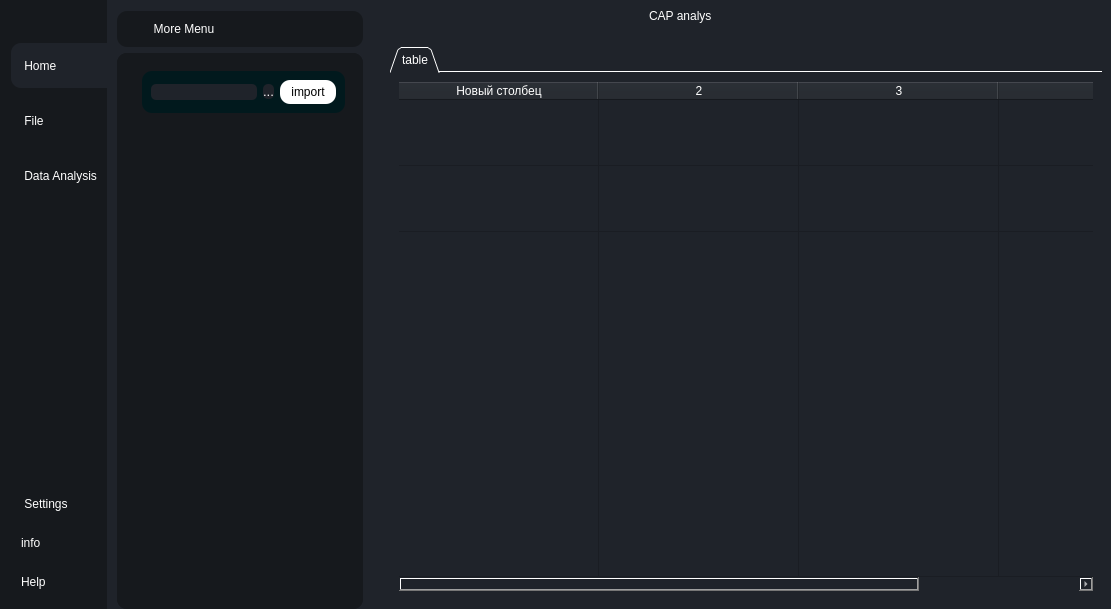
<?xml version="1.0" encoding="UTF-8"?>
<ui version="4.0">
 <class>MainWindow</class>
 <widget class="QMainWindow" name="MainWindow">
  <property name="geometry">
   <rect>
    <x>0</x>
    <y>0</y>
    <width>1111</width>
    <height>609</height>
   </rect>
  </property>
  <property name="windowTitle">
   <string>MainWindow</string>
  </property>
  <property name="styleSheet">
   <string notr="true">*{
	border:none;
	background-color:transparent;
	background:transparent;

	padding:0;
	margin:0;
	color:#fff;
}
#centralwidget{
	background-color: rgb(31, 35, 42);
}

#left_sub_menu_container{
	background-color: rgb(22, 25, 29);
}
#left_sub_menu_container QPushButton{
	text-align:left;
	padding:2px 10px;
	border-top-left-radius:10px;
	border-bottom-left-radius:10px;
}
#frame_5{
	background-color: rgb(22, 25, 29);
	border-radius:10px
}
</string>
  </property>
  <widget class="QWidget" name="centralwidget">
   <layout class="QHBoxLayout" name="e">
    <property name="spacing">
     <number>10</number>
    </property>
    <property name="leftMargin">
     <number>0</number>
    </property>
    <property name="topMargin">
     <number>0</number>
    </property>
    <property name="rightMargin">
     <number>0</number>
    </property>
    <property name="bottomMargin">
     <number>0</number>
    </property>
    <item>
     <widget class="QWidget" name="left_menu_container" native="true">
      <property name="layoutDirection">
       <enum>Qt::LeftToRight</enum>
      </property>
      <layout class="QVBoxLayout" name="verticalLayout">
       <property name="spacing">
        <number>0</number>
       </property>
       <property name="leftMargin">
        <number>0</number>
       </property>
       <property name="topMargin">
        <number>0</number>
       </property>
       <property name="rightMargin">
        <number>0</number>
       </property>
       <property name="bottomMargin">
        <number>0</number>
       </property>
       <item>
        <widget class="QWidget" name="left_sub_menu_container" native="true">
         <layout class="QVBoxLayout" name="verticalLayout_2">
          <property name="spacing">
           <number>0</number>
          </property>
          <property name="leftMargin">
           <number>11</number>
          </property>
          <property name="topMargin">
           <number>0</number>
          </property>
          <property name="rightMargin">
           <number>0</number>
          </property>
          <property name="bottomMargin">
           <number>0</number>
          </property>
          <item>
           <widget class="QFrame" name="frame_open">
            <property name="frameShape">
             <enum>QFrame::StyledPanel</enum>
            </property>
            <property name="frameShadow">
             <enum>QFrame::Raised</enum>
            </property>
            <layout class="QVBoxLayout" name="verticalLayout_3">
             <property name="spacing">
              <number>0</number>
             </property>
             <property name="leftMargin">
              <number>0</number>
             </property>
             <property name="topMargin">
              <number>5</number>
             </property>
             <item>
              <widget class="QPushButton" name="butt_open_menu">
               <property name="font">
                <font>
                 <family>Microsoft Sans Serif</family>
                 <weight>75</weight>
                 <bold>true</bold>
                </font>
               </property>
               <property name="text">
                <string/>
               </property>
               <property name="icon">
                <iconset resource="resourses.qrc">
                 <normaloff>:/icons/icons/align-justify.svg</normaloff>:/icons/icons/align-justify.svg</iconset>
               </property>
               <property name="iconSize">
                <size>
                 <width>28</width>
                 <height>28</height>
                </size>
               </property>
              </widget>
             </item>
            </layout>
           </widget>
          </item>
          <item>
           <widget class="QFrame" name="frame_home">
            <property name="minimumSize">
             <size>
              <width>0</width>
              <height>0</height>
             </size>
            </property>
            <property name="font">
             <font>
              <pointsize>6</pointsize>
             </font>
            </property>
            <property name="frameShape">
             <enum>QFrame::StyledPanel</enum>
            </property>
            <property name="frameShadow">
             <enum>QFrame::Raised</enum>
            </property>
            <property name="lineWidth">
             <number>2</number>
            </property>
            <layout class="QVBoxLayout" name="verticalLayout_5" stretch="0,0,0">
             <property name="spacing">
              <number>10</number>
             </property>
             <property name="sizeConstraint">
              <enum>QLayout::SetDefaultConstraint</enum>
             </property>
             <property name="leftMargin">
              <number>0</number>
             </property>
             <property name="topMargin">
              <number>11</number>
             </property>
             <property name="rightMargin">
              <number>0</number>
             </property>
             <property name="bottomMargin">
              <number>0</number>
             </property>
             <item>
              <widget class="QPushButton" name="butt_home">
               <property name="sizePolicy">
                <sizepolicy hsizetype="Minimum" vsizetype="Fixed">
                 <horstretch>0</horstretch>
                 <verstretch>40</verstretch>
                </sizepolicy>
               </property>
               <property name="minimumSize">
                <size>
                 <width>0</width>
                 <height>45</height>
                </size>
               </property>
               <property name="maximumSize">
                <size>
                 <width>16777215</width>
                 <height>16777215</height>
                </size>
               </property>
               <property name="styleSheet">
                <string notr="true">background-color: rgb(31, 35, 42);</string>
               </property>
               <property name="text">
                <string> Home</string>
               </property>
               <property name="icon">
                <iconset resource="resourses.qrc">
                 <normaloff>:/icons/icons/home.svg</normaloff>:/icons/icons/home.svg</iconset>
               </property>
               <property name="iconSize">
                <size>
                 <width>25</width>
                 <height>25</height>
                </size>
               </property>
              </widget>
             </item>
             <item>
              <widget class="QPushButton" name="butt_file">
               <property name="minimumSize">
                <size>
                 <width>0</width>
                 <height>45</height>
                </size>
               </property>
               <property name="text">
                <string> File</string>
               </property>
               <property name="icon">
                <iconset resource="resourses.qrc">
                 <normaloff>:/icons/icons/download.svg</normaloff>:/icons/icons/download.svg</iconset>
               </property>
               <property name="iconSize">
                <size>
                 <width>25</width>
                 <height>25</height>
                </size>
               </property>
              </widget>
             </item>
             <item>
              <widget class="QPushButton" name="butt_analyse">
               <property name="minimumSize">
                <size>
                 <width>0</width>
                 <height>45</height>
                </size>
               </property>
               <property name="text">
                <string> Data Analysis</string>
               </property>
               <property name="icon">
                <iconset resource="resourses.qrc">
                 <normaloff>:/icons/icons/menu.svg</normaloff>:/icons/icons/menu.svg</iconset>
               </property>
               <property name="iconSize">
                <size>
                 <width>25</width>
                 <height>25</height>
                </size>
               </property>
              </widget>
             </item>
            </layout>
           </widget>
          </item>
          <item>
           <spacer name="verticalSpacer">
            <property name="orientation">
             <enum>Qt::Vertical</enum>
            </property>
            <property name="sizeHint" stdset="0">
             <size>
              <width>20</width>
              <height>40</height>
             </size>
            </property>
           </spacer>
          </item>
          <item>
           <widget class="QFrame" name="frame_help">
            <property name="frameShape">
             <enum>QFrame::StyledPanel</enum>
            </property>
            <property name="frameShadow">
             <enum>QFrame::Raised</enum>
            </property>
            <layout class="QVBoxLayout" name="verticalLayout_4">
             <property name="spacing">
              <number>4</number>
             </property>
             <property name="leftMargin">
              <number>0</number>
             </property>
             <property name="topMargin">
              <number>10</number>
             </property>
             <property name="rightMargin">
              <number>0</number>
             </property>
             <property name="bottomMargin">
              <number>10</number>
             </property>
             <item>
              <widget class="QPushButton" name="butt_setting">
               <property name="minimumSize">
                <size>
                 <width>0</width>
                 <height>35</height>
                </size>
               </property>
               <property name="text">
                <string> Settings</string>
               </property>
               <property name="icon">
                <iconset resource="resourses.qrc">
                 <normaloff>:/icons/icons/settings.svg</normaloff>:/icons/icons/settings.svg</iconset>
               </property>
               <property name="iconSize">
                <size>
                 <width>25</width>
                 <height>25</height>
                </size>
               </property>
              </widget>
             </item>
             <item>
              <widget class="QPushButton" name="butt_info">
               <property name="minimumSize">
                <size>
                 <width>0</width>
                 <height>35</height>
                </size>
               </property>
               <property name="text">
                <string>info</string>
               </property>
               <property name="icon">
                <iconset resource="resourses.qrc">
                 <normaloff>:/icons/icons/info.svg</normaloff>:/icons/icons/info.svg</iconset>
               </property>
               <property name="iconSize">
                <size>
                 <width>25</width>
                 <height>25</height>
                </size>
               </property>
              </widget>
             </item>
             <item>
              <widget class="QPushButton" name="butt_help">
               <property name="minimumSize">
                <size>
                 <width>0</width>
                 <height>35</height>
                </size>
               </property>
               <property name="text">
                <string>Help</string>
               </property>
               <property name="icon">
                <iconset resource="resourses.qrc">
                 <normaloff>:/icons/icons/help-circle.svg</normaloff>:/icons/icons/help-circle.svg</iconset>
               </property>
               <property name="iconSize">
                <size>
                 <width>25</width>
                 <height>25</height>
                </size>
               </property>
              </widget>
             </item>
            </layout>
           </widget>
          </item>
         </layout>
        </widget>
       </item>
      </layout>
     </widget>
    </item>
    <item alignment="Qt::AlignLeft">
     <widget class="QWidget" name="widget" native="true">
      <property name="minimumSize">
       <size>
        <width>200</width>
        <height>0</height>
       </size>
      </property>
      <layout class="QVBoxLayout" name="verticalLayout_6">
       <property name="spacing">
        <number>6</number>
       </property>
       <property name="leftMargin">
        <number>0</number>
       </property>
       <property name="topMargin">
        <number>11</number>
       </property>
       <property name="rightMargin">
        <number>8</number>
       </property>
       <property name="bottomMargin">
        <number>0</number>
       </property>
       <item alignment="Qt::AlignTop">
        <widget class="QFrame" name="frame_5">
         <property name="minimumSize">
          <size>
           <width>0</width>
           <height>0</height>
          </size>
         </property>
         <property name="maximumSize">
          <size>
           <width>16777215</width>
           <height>16777215</height>
          </size>
         </property>
         <property name="frameShape">
          <enum>QFrame::StyledPanel</enum>
         </property>
         <property name="frameShadow">
          <enum>QFrame::Raised</enum>
         </property>
         <layout class="QHBoxLayout" name="horizontalLayout">
          <property name="spacing">
           <number>0</number>
          </property>
          <property name="leftMargin">
           <number>11</number>
          </property>
          <property name="topMargin">
           <number>11</number>
          </property>
          <property name="rightMargin">
           <number>11</number>
          </property>
          <property name="bottomMargin">
           <number>11</number>
          </property>
          <item>
           <widget class="QLabel" name="label">
            <property name="text">
             <string>More Menu</string>
            </property>
            <property name="alignment">
             <set>Qt::AlignCenter</set>
            </property>
           </widget>
          </item>
          <item alignment="Qt::AlignRight">
           <widget class="QPushButton" name="pushButton_9">
            <property name="text">
             <string/>
            </property>
            <property name="icon">
             <iconset resource="resourses.qrc">
              <normaloff>:/icons/icons/x-circle.svg</normaloff>:/icons/icons/x-circle.svg</iconset>
            </property>
            <property name="iconSize">
             <size>
              <width>25</width>
              <height>25</height>
             </size>
            </property>
           </widget>
          </item>
         </layout>
        </widget>
       </item>
       <item>
        <widget class="QStackedWidget" name="stackedWidget">
         <property name="styleSheet">
          <string notr="true">*{
	background-color:rgb(22, 25, 29);
	border-radius:10px
}
</string>
         </property>
         <property name="currentIndex">
          <number>0</number>
         </property>
         <widget class="QWidget" name="page_file">
          <layout class="QVBoxLayout" name="verticalLayout_8">
           <item>
            <widget class="QWidget" name="widget_4" native="true">
             <layout class="QHBoxLayout" name="horizontalLayout_2">
              <property name="spacing">
               <number>7</number>
              </property>
              <property name="leftMargin">
               <number>16</number>
              </property>
              <item alignment="Qt::AlignTop">
               <widget class="QFrame" name="file_path">
                <property name="styleSheet">
                 <string notr="true">#file_path{
	background-color: rgb(1, 25, 29);
	border-radius:10px
}
#lineEdit{
	background-color: rgb(31, 35, 42);
	border-radius:5px
}
#butt_more{
	background-color: rgb(31, 35, 42);
	border-radius:5px
}</string>
                </property>
                <property name="frameShape">
                 <enum>QFrame::StyledPanel</enum>
                </property>
                <property name="frameShadow">
                 <enum>QFrame::Raised</enum>
                </property>
                <layout class="QHBoxLayout" name="horizontalLayout_9">
                 <item>
                  <widget class="QLineEdit" name="lineEdit">
                   <property name="styleSheet">
                    <string notr="true"/>
                   </property>
                   <property name="text">
                    <string/>
                   </property>
                  </widget>
                 </item>
                 <item>
                  <widget class="QPushButton" name="butt_more">
                   <property name="sizePolicy">
                    <sizepolicy hsizetype="Preferred" vsizetype="Fixed">
                     <horstretch>24</horstretch>
                     <verstretch>10</verstretch>
                    </sizepolicy>
                   </property>
                   <property name="font">
                    <font>
                     <family>MS Shell Dlg 2</family>
                     <pointsize>10</pointsize>
                    </font>
                   </property>
                   <property name="text">
                    <string>...</string>
                   </property>
                  </widget>
                 </item>
                 <item>
                  <widget class="QPushButton" name="butt_go">
                   <property name="minimumSize">
                    <size>
                     <width>56</width>
                     <height>24</height>
                    </size>
                   </property>
                   <property name="styleSheet">
                    <string notr="true">background-color: rgb(255, 255, 255);
color:#000;</string>
                   </property>
                   <property name="text">
                    <string>import</string>
                   </property>
                  </widget>
                 </item>
                </layout>
               </widget>
              </item>
             </layout>
            </widget>
           </item>
          </layout>
         </widget>
         <widget class="QWidget" name="page_analys">
          <layout class="QVBoxLayout" name="verticalLayout_9" stretch="0,0,0,0,0,0,0,0">
           <property name="spacing">
            <number>36</number>
           </property>
           <property name="sizeConstraint">
            <enum>QLayout::SetMaximumSize</enum>
           </property>
           <item>
            <widget class="QCheckBox" name="checkBox_5">
             <property name="text">
              <string>popular sets</string>
             </property>
            </widget>
           </item>
           <item>
            <widget class="QCheckBox" name="checkBox_4">
             <property name="text">
              <string>rules</string>
             </property>
            </widget>
           </item>
           <item>
            <widget class="QCheckBox" name="checkBox_2">
             <property name="text">
              <string>tree-rules</string>
             </property>
            </widget>
           </item>
           <item>
            <widget class="QCheckBox" name="checkBox_3">
             <property name="text">
              <string>what if</string>
             </property>
            </widget>
           </item>
           <item>
            <widget class="QWidget" name="widget_5" native="true">
             <property name="styleSheet">
              <string notr="true">border:100;
border-color: rgb(255, 255, 255);</string>
             </property>
             <layout class="QVBoxLayout" name="verticalLayout_11">
              <item>
               <widget class="QLabel" name="label_3">
                <property name="text">
                 <string>support</string>
                </property>
               </widget>
              </item>
              <item>
               <widget class="QSpinBox" name="spinBox_2"/>
              </item>
              <item>
               <widget class="QSpinBox" name="spinBox_4">
                <property name="maximum">
                 <number>100</number>
                </property>
               </widget>
              </item>
             </layout>
            </widget>
           </item>
           <item>
            <widget class="QWidget" name="widget" native="true">
             <layout class="QVBoxLayout" name="verticalLayout_10">
              <property name="leftMargin">
               <number>11</number>
              </property>
              <property name="topMargin">
               <number>11</number>
              </property>
              <item>
               <widget class="QLabel" name="label_7">
                <property name="text">
                 <string>reliability</string>
                </property>
               </widget>
              </item>
              <item>
               <widget class="QSpinBox" name="spinBox"/>
              </item>
              <item>
               <widget class="QSpinBox" name="spinBox_3">
                <property name="maximum">
                 <number>100</number>
                </property>
               </widget>
              </item>
             </layout>
            </widget>
           </item>
           <item>
            <spacer name="verticalSpacer_2">
             <property name="orientation">
              <enum>Qt::Vertical</enum>
             </property>
             <property name="sizeHint" stdset="0">
              <size>
               <width>20</width>
               <height>40</height>
              </size>
             </property>
            </spacer>
           </item>
           <item alignment="Qt::AlignRight">
            <widget class="QPushButton" name="pushButton">
             <property name="minimumSize">
              <size>
               <width>0</width>
               <height>23</height>
              </size>
             </property>
             <property name="styleSheet">
              <string notr="true">background-color: rgb(255, 255, 255);
color:#000;</string>
             </property>
             <property name="text">
              <string>       ok       </string>
             </property>
            </widget>
           </item>
          </layout>
         </widget>
         <widget class="QWidget" name="page_info">
          <layout class="QHBoxLayout" name="horizontalLayout_4">
           <item>
            <widget class="QLabel" name="label_4">
             <property name="text">
              <string>позже</string>
             </property>
             <property name="alignment">
              <set>Qt::AlignCenter</set>
             </property>
            </widget>
           </item>
          </layout>
         </widget>
         <widget class="QWidget" name="page_settings">
          <layout class="QHBoxLayout" name="horizontalLayout_5">
           <item>
            <widget class="QLabel" name="label_5">
             <property name="layoutDirection">
              <enum>Qt::LeftToRight</enum>
             </property>
             <property name="text">
              <string>позже</string>
             </property>
             <property name="alignment">
              <set>Qt::AlignCenter</set>
             </property>
            </widget>
           </item>
          </layout>
         </widget>
         <widget class="QWidget" name="page_help">
          <layout class="QHBoxLayout" name="horizontalLayout_6">
           <property name="spacing">
            <number>12</number>
           </property>
           <property name="topMargin">
            <number>25</number>
           </property>
           <item alignment="Qt::AlignTop">
            <widget class="QLabel" name="label_6">
             <property name="font">
              <font>
               <pointsize>9</pointsize>
              </font>
             </property>
             <property name="text">
              <string>support: bikzyantiev@gmail.com</string>
             </property>
             <property name="alignment">
              <set>Qt::AlignCenter</set>
             </property>
            </widget>
           </item>
          </layout>
         </widget>
        </widget>
       </item>
      </layout>
     </widget>
    </item>
    <item>
     <widget class="QWidget" name="right" native="true">
      <property name="sizePolicy">
       <sizepolicy hsizetype="Expanding" vsizetype="Preferred">
        <horstretch>0</horstretch>
        <verstretch>0</verstretch>
       </sizepolicy>
      </property>
      <property name="toolTipDuration">
       <number>-1</number>
      </property>
      <property name="styleSheet">
       <string notr="true"/>
      </property>
      <layout class="QVBoxLayout" name="verticalLayout_7">
       <property name="leftMargin">
        <number>0</number>
       </property>
       <property name="topMargin">
        <number>0</number>
       </property>
       <property name="rightMargin">
        <number>0</number>
       </property>
       <property name="bottomMargin">
        <number>0</number>
       </property>
       <item alignment="Qt::AlignTop">
        <widget class="QWidget" name="widget_2" native="true">
         <layout class="QHBoxLayout" name="horizontalLayout_8">
          <property name="spacing">
           <number>0</number>
          </property>
          <property name="leftMargin">
           <number>0</number>
          </property>
          <property name="topMargin">
           <number>0</number>
          </property>
          <property name="rightMargin">
           <number>0</number>
          </property>
          <property name="bottomMargin">
           <number>0</number>
          </property>
          <item>
           <widget class="QFrame" name="frame_6">
            <property name="frameShape">
             <enum>QFrame::StyledPanel</enum>
            </property>
            <property name="frameShadow">
             <enum>QFrame::Raised</enum>
            </property>
            <layout class="QHBoxLayout" name="horizontalLayout_10">
             <item>
              <widget class="QLabel" name="logo">
               <property name="text">
                <string/>
               </property>
               <property name="pixmap">
                <pixmap resource="resourses.qrc">:/icons/icons/Group 1 (1).svg</pixmap>
               </property>
               <property name="alignment">
                <set>Qt::AlignRight|Qt::AlignTrailing|Qt::AlignVCenter</set>
               </property>
              </widget>
             </item>
             <item>
              <widget class="QLabel" name="logotext">
               <property name="text">
                <string>CAP analys</string>
               </property>
              </widget>
             </item>
            </layout>
           </widget>
          </item>
          <item>
           <widget class="QFrame" name="frame_7">
            <property name="maximumSize">
             <size>
              <width>200</width>
              <height>16777215</height>
             </size>
            </property>
            <property name="frameShape">
             <enum>QFrame::StyledPanel</enum>
            </property>
            <property name="frameShadow">
             <enum>QFrame::Raised</enum>
            </property>
            <layout class="QHBoxLayout" name="horizontalLayout_7">
             <item>
              <widget class="QPushButton" name="butt_minimize_window">
               <property name="text">
                <string/>
               </property>
               <property name="icon">
                <iconset resource="resourses.qrc">
                 <normaloff>:/icons/icons/minus.svg</normaloff>:/icons/icons/minus.svg</iconset>
               </property>
              </widget>
             </item>
             <item>
              <widget class="QPushButton" name="full_screen_window">
               <property name="text">
                <string/>
               </property>
               <property name="icon">
                <iconset resource="resourses.qrc">
                 <normaloff>:/icons/icons/square.svg</normaloff>:/icons/icons/square.svg</iconset>
               </property>
              </widget>
             </item>
             <item>
              <widget class="QPushButton" name="butt_close">
               <property name="text">
                <string/>
               </property>
               <property name="icon">
                <iconset resource="resourses.qrc">
                 <normaloff>:/icons/icons/x.svg</normaloff>:/icons/icons/x.svg</iconset>
               </property>
               <property name="iconSize">
                <size>
                 <width>25</width>
                 <height>25</height>
                </size>
               </property>
              </widget>
             </item>
            </layout>
           </widget>
          </item>
         </layout>
        </widget>
       </item>
       <item>
        <widget class="QWidget" name="widget_3" native="true">
         <layout class="QHBoxLayout" name="horizontalLayout_3">
          <item>
           <widget class="QTabWidget" name="tabWidget">
            <property name="styleSheet">
             <string notr="true">background-color: rgb(31, 35, 42);
color:#fff;
</string>
            </property>
            <property name="tabPosition">
             <enum>QTabWidget::North</enum>
            </property>
            <property name="tabShape">
             <enum>QTabWidget::Triangular</enum>
            </property>
            <property name="currentIndex">
             <number>0</number>
            </property>
            <property name="elideMode">
             <enum>Qt::ElideLeft</enum>
            </property>
            <property name="usesScrollButtons">
             <bool>true</bool>
            </property>
            <property name="documentMode">
             <bool>true</bool>
            </property>
            <property name="tabsClosable">
             <bool>false</bool>
            </property>
            <property name="movable">
             <bool>true</bool>
            </property>
            <property name="tabBarAutoHide">
             <bool>false</bool>
            </property>
            <widget class="QWidget" name="tab">
             <attribute name="title">
              <string>table</string>
             </attribute>
             <layout class="QHBoxLayout" name="horizontalLayout_11">
              <item>
               <widget class="QTableWidget" name="tableWidget">
                <property name="editTriggers">
                 <set>QAbstractItemView::DoubleClicked</set>
                </property>
                <property name="tabKeyNavigation">
                 <bool>false</bool>
                </property>
                <property name="showDropIndicator" stdset="0">
                 <bool>true</bool>
                </property>
                <property name="dragEnabled">
                 <bool>true</bool>
                </property>
                <property name="dragDropOverwriteMode">
                 <bool>false</bool>
                </property>
                <property name="defaultDropAction">
                 <enum>Qt::CopyAction</enum>
                </property>
                <property name="selectionMode">
                 <enum>QAbstractItemView::NoSelection</enum>
                </property>
                <property name="verticalScrollMode">
                 <enum>QAbstractItemView::ScrollPerPixel</enum>
                </property>
                <property name="sortingEnabled">
                 <bool>false</bool>
                </property>
                <property name="wordWrap">
                 <bool>true</bool>
                </property>
                <property name="cornerButtonEnabled">
                 <bool>true</bool>
                </property>
                <property name="rowCount">
                 <number>3</number>
                </property>
                <property name="columnCount">
                 <number>4</number>
                </property>
                <attribute name="horizontalHeaderVisible">
                 <bool>true</bool>
                </attribute>
                <attribute name="horizontalHeaderCascadingSectionResizes">
                 <bool>false</bool>
                </attribute>
                <attribute name="horizontalHeaderMinimumSectionSize">
                 <number>4</number>
                </attribute>
                <attribute name="horizontalHeaderDefaultSectionSize">
                 <number>200</number>
                </attribute>
                <attribute name="horizontalHeaderHighlightSections">
                 <bool>true</bool>
                </attribute>
                <attribute name="horizontalHeaderShowSortIndicator" stdset="0">
                 <bool>false</bool>
                </attribute>
                <attribute name="horizontalHeaderStretchLastSection">
                 <bool>true</bool>
                </attribute>
                <attribute name="verticalHeaderVisible">
                 <bool>false</bool>
                </attribute>
                <attribute name="verticalHeaderCascadingSectionResizes">
                 <bool>false</bool>
                </attribute>
                <attribute name="verticalHeaderMinimumSectionSize">
                 <number>1</number>
                </attribute>
                <attribute name="verticalHeaderDefaultSectionSize">
                 <number>66</number>
                </attribute>
                <attribute name="verticalHeaderShowSortIndicator" stdset="0">
                 <bool>false</bool>
                </attribute>
                <attribute name="verticalHeaderStretchLastSection">
                 <bool>true</bool>
                </attribute>
                <row/>
                <row/>
                <row/>
                <column>
                 <property name="text">
                  <string>Новый столбец</string>
                 </property>
                </column>
                <column/>
                <column/>
                <column/>
               </widget>
              </item>
             </layout>
            </widget>
           </widget>
          </item>
         </layout>
        </widget>
       </item>
      </layout>
     </widget>
    </item>
   </layout>
  </widget>
 </widget>
 <resources>
  <include location="resourses.qrc"/>
 </resources>
 <connections/>
</ui>
